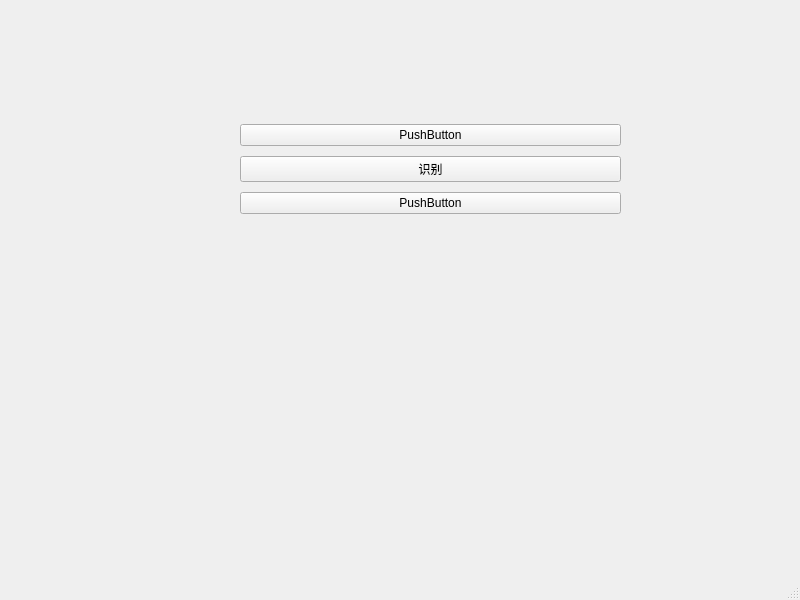
<?xml version="1.0" encoding="UTF-8"?>
<ui version="4.0">
 <class>MainWindow</class>
 <widget class="QMainWindow" name="MainWindow">
  <property name="geometry">
   <rect>
    <x>0</x>
    <y>0</y>
    <width>800</width>
    <height>600</height>
   </rect>
  </property>
  <property name="windowTitle">
   <string>MainWindow</string>
  </property>
  <widget class="QWidget" name="centralwidget">
   <widget class="QWidget" name="">
    <property name="geometry">
     <rect>
      <x>240</x>
      <y>120</y>
      <width>381</width>
      <height>100</height>
     </rect>
    </property>
    <layout class="QVBoxLayout" name="verticalLayout">
     <item>
      <widget class="QPushButton" name="pushButton_2">
       <property name="text">
        <string>PushButton</string>
       </property>
      </widget>
     </item>
     <item>
      <widget class="QPushButton" name="pushButton">
       <property name="text">
        <string>识别</string>
       </property>
      </widget>
     </item>
     <item>
      <widget class="QPushButton" name="pushButton_3">
       <property name="text">
        <string>PushButton</string>
       </property>
      </widget>
     </item>
    </layout>
   </widget>
  </widget>
  <widget class="QMenuBar" name="menubar">
   <property name="geometry">
    <rect>
     <x>0</x>
     <y>0</y>
     <width>800</width>
     <height>26</height>
    </rect>
   </property>
  </widget>
  <widget class="QStatusBar" name="statusbar"/>
 </widget>
 <resources/>
 <connections/>
</ui>
